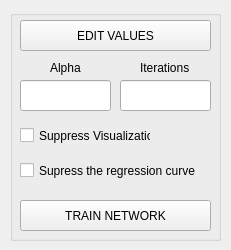
<?xml version="1.0" encoding="UTF-8"?>
<ui version="4.0">
 <class>MainWindow_TRAINanalogMeter</class>
 <widget class="QMainWindow" name="MainWindow_TRAINanalogMeter">
  <property name="geometry">
   <rect>
    <x>0</x>
    <y>0</y>
    <width>231</width>
    <height>250</height>
   </rect>
  </property>
  <property name="windowTitle">
   <string>Train Analog Meter</string>
  </property>
  <widget class="QWidget" name="centralwidget">
   <widget class="QGroupBox" name="groupBox">
    <property name="geometry">
     <rect>
      <x>10</x>
      <y>10</y>
      <width>211</width>
      <height>231</height>
     </rect>
    </property>
    <property name="title">
     <string/>
    </property>
    <widget class="QLineEdit" name="lineEdit_ALPHA">
     <property name="geometry">
      <rect>
       <x>10</x>
       <y>70</y>
       <width>91</width>
       <height>31</height>
      </rect>
     </property>
    </widget>
    <widget class="QPushButton" name="pushButton_EDIT">
     <property name="geometry">
      <rect>
       <x>10</x>
       <y>10</y>
       <width>191</width>
       <height>31</height>
      </rect>
     </property>
     <property name="text">
      <string>EDIT VALUES</string>
     </property>
    </widget>
    <widget class="QLineEdit" name="lineEdit_ITERATION">
     <property name="geometry">
      <rect>
       <x>110</x>
       <y>70</y>
       <width>91</width>
       <height>31</height>
      </rect>
     </property>
    </widget>
    <widget class="QLabel" name="label">
     <property name="geometry">
      <rect>
       <x>40</x>
       <y>50</y>
       <width>31</width>
       <height>16</height>
      </rect>
     </property>
     <property name="text">
      <string>Alpha</string>
     </property>
    </widget>
    <widget class="QLabel" name="label_2">
     <property name="geometry">
      <rect>
       <x>130</x>
       <y>50</y>
       <width>51</width>
       <height>16</height>
      </rect>
     </property>
     <property name="text">
      <string>Iterations</string>
     </property>
    </widget>
    <widget class="QCheckBox" name="checkBox_SUPRESSvisualization">
     <property name="geometry">
      <rect>
       <x>10</x>
       <y>110</y>
       <width>131</width>
       <height>31</height>
      </rect>
     </property>
     <property name="text">
      <string>Suppress Visualization</string>
     </property>
    </widget>
    <widget class="QCheckBox" name="checkBox_SUPRESSregression">
     <property name="geometry">
      <rect>
       <x>10</x>
       <y>150</y>
       <width>371</width>
       <height>21</height>
      </rect>
     </property>
     <property name="text">
      <string>Supress the regression curve</string>
     </property>
    </widget>
    <widget class="QPushButton" name="pushButton_TRAIN">
     <property name="geometry">
      <rect>
       <x>10</x>
       <y>190</y>
       <width>191</width>
       <height>31</height>
      </rect>
     </property>
     <property name="text">
      <string>TRAIN NETWORK</string>
     </property>
    </widget>
   </widget>
  </widget>
 </widget>
 <resources/>
 <connections/>
</ui>
